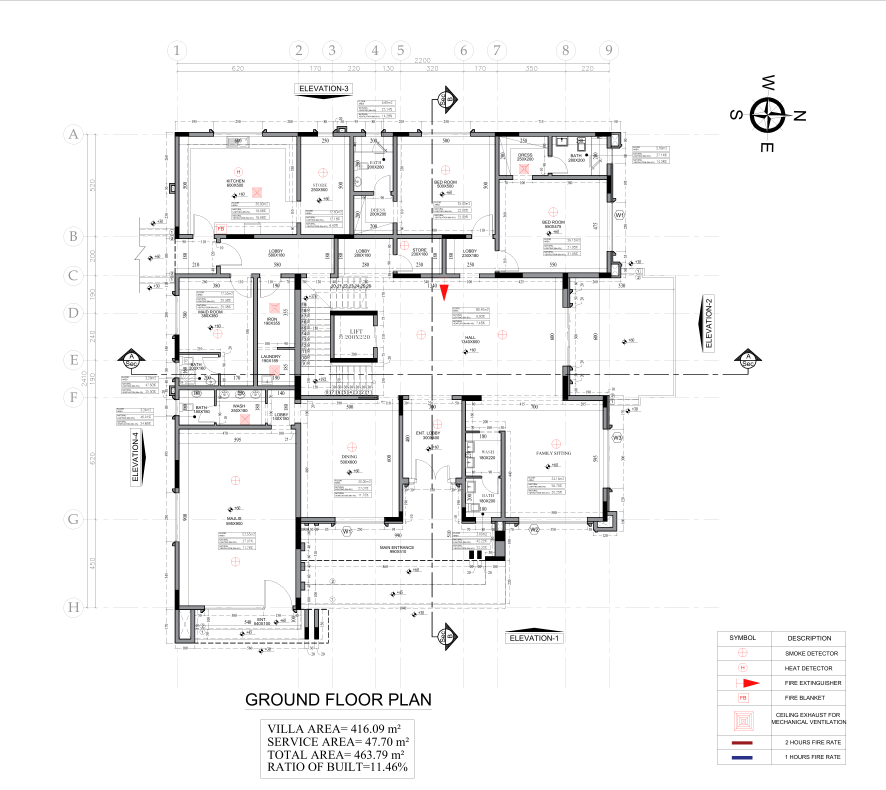
#> input picture resources/images/page_2.png, 5313 x 4735 px, found by its file name (shown at 1/6 size)
$ python advanced_room_detection.py
#> lines starting #> are read from the running program, lines starting #| are printed output that depends on the picture; after the words box and inside, x2 and y2 are one past the last pixel; in counts of white or black regions, pixels touching at a corner belong together
import cv2
import numpy as np
import pytesseract
import os

def detect_rooms_advanced(image_path, output_dir=None, min_area=5000):
    """
    Detects rooms in a floor plan by extracting horizontal and vertical lines, then combining them
    to form enclosed polygons. Each polygon is assumed to be a room, which is cropped, OCR'd,
    and optionally saved as a separate image.

    Args:
        image_path (str): Path to the floor plan image.
        output_dir (str, optional): Directory to save extracted room images. If None, rooms aren't saved.
        min_area (int): Minimum area for a contour to be considered a valid room.

    Returns:
        list of dict: Each dict contains:
            - "bounding_box": (x, y, w, h) bounding box of the room
            - "area": contour area
            - "ocr_text": text extracted from the room
            - "room_image": cropped BGR image of the room
            - "saved_path": file path where the room image was saved (None if not saved)
    """
#> called with image_path = 'resources/images/page_2.png', output_dir = 'resources/processed/rooms/advanced', min_area = 1000

    # 1) Load the original image
    original = cv2.imread(image_path)
#> original is the input picture: shape (4735, 5313, 3); mean B, G, R 244.6, 244.5, 244.7
    if original is None:
        raise FileNotFoundError(f"Could not load image at {image_path}")

    gray = cv2.cvtColor(original, cv2.COLOR_BGR2GRAY)

    # 2) Binarize (Otsu’s threshold)
    #    We'll invert so that walls are white (255) on a black background (0).
    _, thresh = cv2.threshold(gray, 0, 255, cv2.THRESH_BINARY_INV | cv2.THRESH_OTSU)
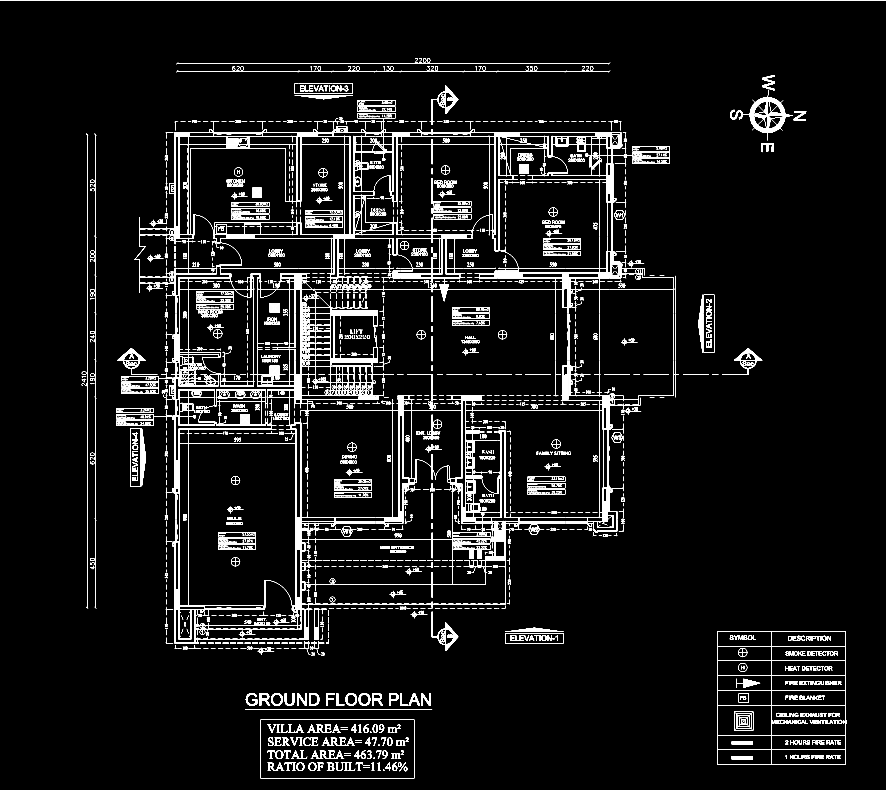
#> thresh: shape (4735, 5313) (shown at 1/6 size); 3.4% white; 3858 white regions (892 under 20 px), largest, box (x1, y1, x2, y2) and area: (698, 679, 4020, 3862) 424781, (4381, 538, 4758, 844) 21341, (4304, 3788, 5077, 4588) 9820
    # At this point, lines/walls should appear in white.

    # 3) Extract Horizontal Lines
    horizontal = thresh.copy()
    horizontal_size = max(10, horizontal.shape[1] // 100)  # Heuristic for kernel width
    horiz_kernel = cv2.getStructuringElement(cv2.MORPH_RECT, (horizontal_size, 1))
    horizontal = cv2.erode(horizontal, horiz_kernel, iterations=1)
#> horizontal: shape (4735, 5313); 0.75% white; 485 white regions (107 under 20 px), largest, box (x1, y1, x2, y2) and area: (1074, 792, 3701, 820) 19086, (2873, 1635, 3701, 1669) 9923, (1829, 1864, 2240, 1893) 6887
    horizontal = cv2.dilate(horizontal, horiz_kernel, iterations=1)
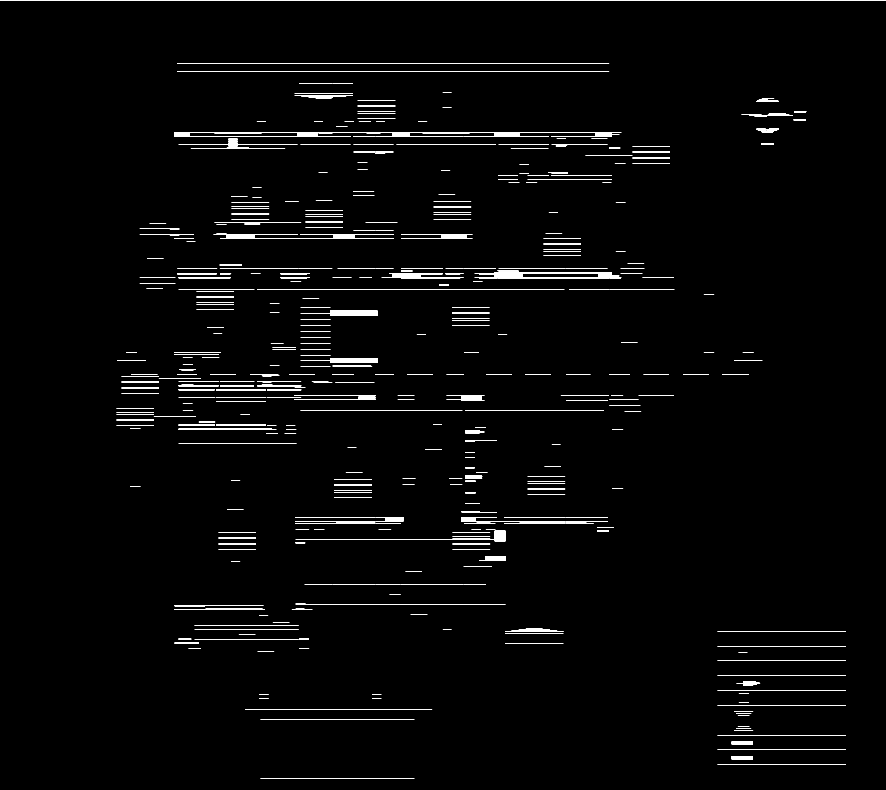
#> horizontal: shape (4735, 5313) (shown at 1/6 size); 1.1% white; 484 white regions, largest, box (x1, y1, x2, y2) and area: (1048, 792, 3727, 820) 26418, (2847, 1635, 3727, 1669) 13147, (1803, 1864, 2266, 1893) 8395

    # 4) Extract Vertical Lines
    vertical = thresh.copy()
    vertical_size = max(10, vertical.shape[0] // 100)  # Heuristic for kernel height
    vert_kernel = cv2.getStructuringElement(cv2.MORPH_RECT, (1, vertical_size))
    vertical = cv2.erode(vertical, vert_kernel, iterations=1)
#> vertical: shape (4735, 5313); 0.72% white; 436 white regions (118 under 20 px), largest, box (x1, y1, x2, y2) and area: (1048, 2409, 1077, 3838) 13734, (1773, 2532, 1807, 3757) 13217, (2392, 2394, 2419, 3119) 7797
    vertical = cv2.dilate(vertical, vert_kernel, iterations=1)
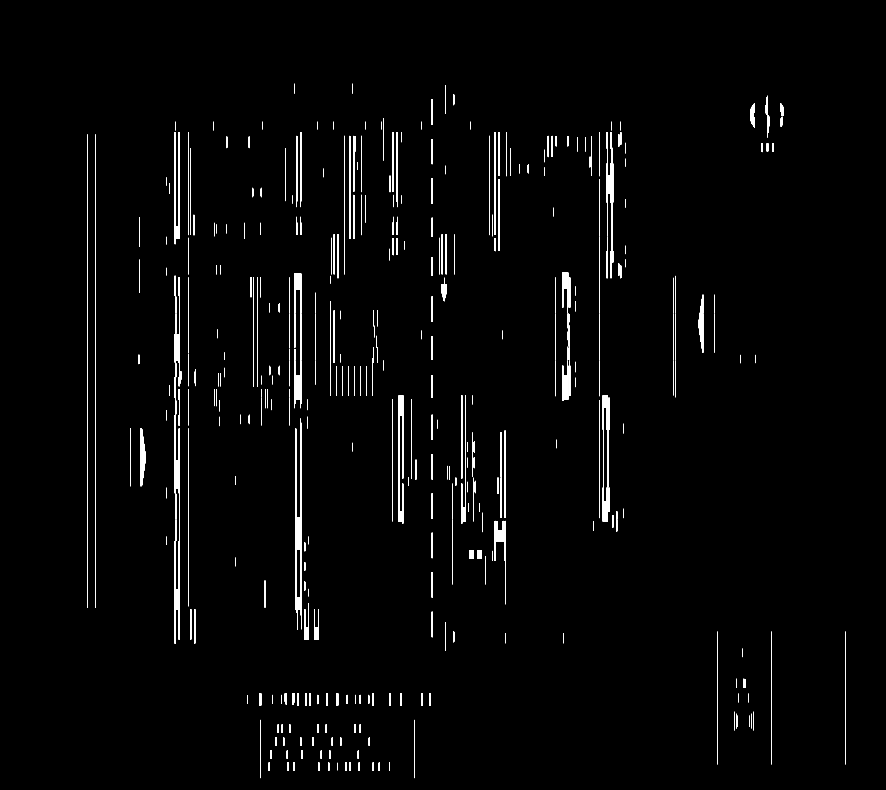
#> vertical: shape (4735, 5313) (shown at 1/6 size); 1.1% white; 432 white regions, largest, box (x1, y1, x2, y2) and area: (1048, 2386, 1077, 3861) 16448, (1773, 2509, 1807, 3780) 15977, (2392, 2371, 2419, 3142) 10051

    # 5) Combine horizontal & vertical lines
    combined_lines = cv2.bitwise_or(horizontal, vertical)
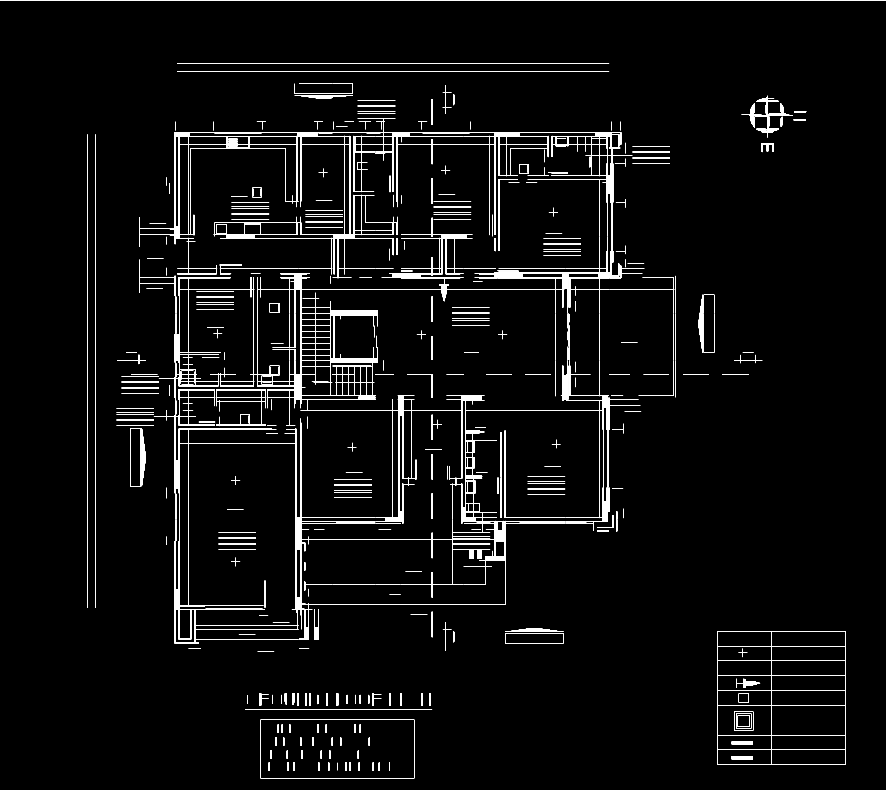
#> combined_lines: shape (4735, 5313) (shown at 1/6 size); 2.1% white; 428 white regions, largest, box (x1, y1, x2, y2) and area: (838, 708, 3867, 2461) 200516, (923, 2161, 3654, 3861) 124512, (1283, 1300, 1994, 1434) 10553

    # 6) Morphological Closing to fill small gaps at intersections
    close_kernel = cv2.getStructuringElement(cv2.MORPH_RECT, (3, 3))
    closed = cv2.morphologyEx(combined_lines, cv2.MORPH_CLOSE, close_kernel, iterations=2)
#> closed: shape (4735, 5313); 2.1% white; 326 white regions

    # 7) Find contours in the closed image
    contours, _ = cv2.findContours(closed, cv2.RETR_EXTERNAL, cv2.CHAIN_APPROX_SIMPLE)
#> contours = 182 contours, 109 with area under 20; largest, box (x1, y1, x2, y2) and area: (838, 708, 4047, 3861) 5335095, (4304, 3788, 5076, 4588) 616029, (1562, 4319, 2487, 4669) 322476, (780, 2568, 844, 2919) 22050, (3030, 3798, 3381, 3861) 21700

    # Create output directory if saving
    if output_dir:
        os.makedirs(output_dir, exist_ok=True)

    rooms = []
    room_index = 0

    for cnt in contours:
        area = cv2.contourArea(cnt)
        if area < min_area:
            # Skip small contours
            continue

        x, y, w, h = cv2.boundingRect(cnt)
        room_crop = original[y:y+h, x:x+w]  # Crop from the original BGR image

        # OCR on the cropped region (convert to grayscale or threshold if needed)
        ocr_gray = cv2.cvtColor(room_crop, cv2.COLOR_BGR2GRAY)
        ocr_text = pytesseract.image_to_string(ocr_gray)

        # Save each room image if output_dir is provided
        saved_path = None
        if output_dir:
            room_filename = f"room_{room_index+1}.png"
            saved_path = os.path.join(output_dir, room_filename)
            cv2.imwrite(saved_path, room_crop)

        rooms.append({
            "bounding_box": (x, y, w, h),
            "area": area,
            "ocr_text": ocr_text.strip(),
            "room_image": room_crop,
            "saved_path": saved_path
        })
        room_index += 1
#> this loop made 1 pass
#> (cnt, area, x, y, w, h) on pass 1: ([[1562, 4319], [1562, 4668], [2486, 4668], [2486, 4319]], 322476, 1562, 4319, 925, 350)
#> pass 1, in detect_rooms_advanced, `room_crop = original[y:y+h, x:x+w]`:
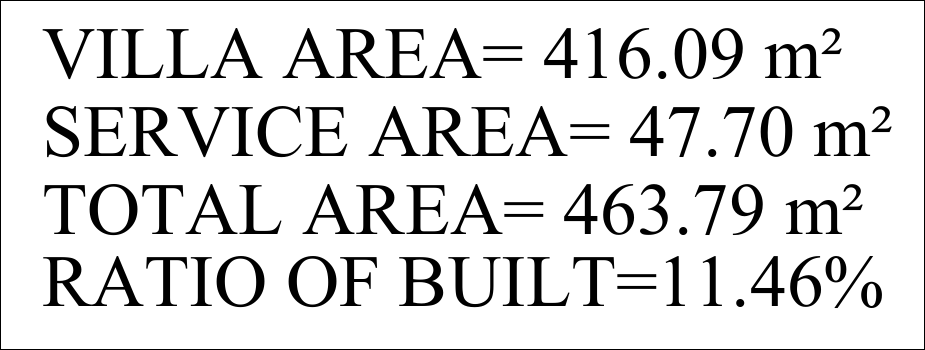
#> room_crop: shape (350, 925, 3); min 0, max 255, mean 223.1
#> after the loop, room_index = 0; rooms = []

    return rooms

if __name__ == "__main__":
    # Example usage
    test_image_path = "resources/images/page_2.png"  # Adjust path as needed
    output_rooms_dir = "resources/processed/rooms/advanced"

#> (the run stopped early here; a loop or call above may not have finished)

$ run again, with resources/images/page_1.png copied over resources/images/page_2.png
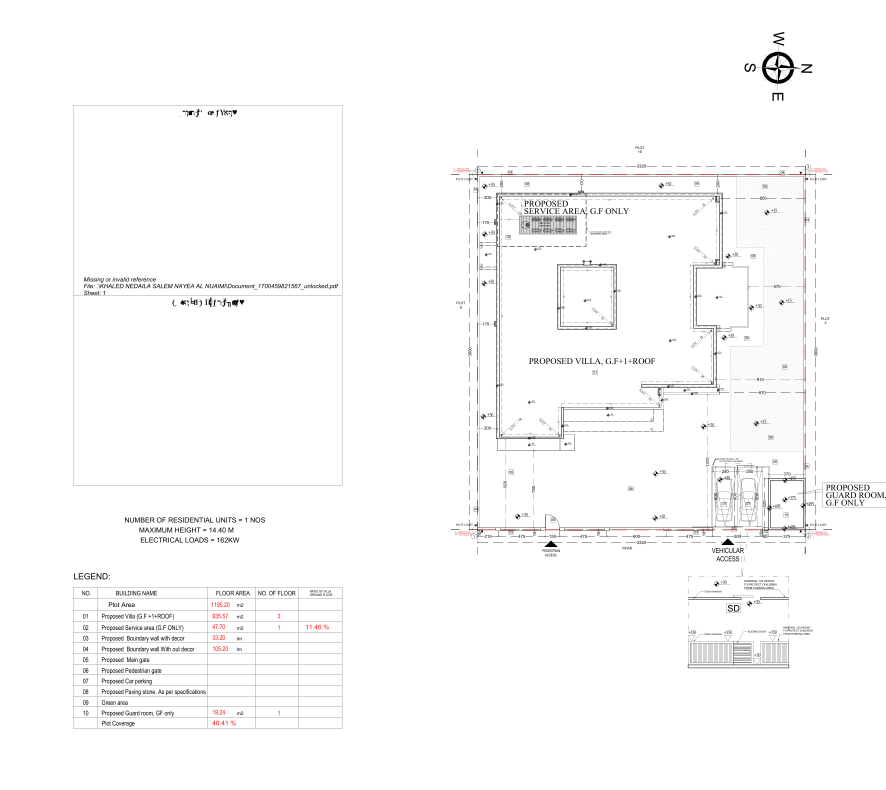
#> input picture resources/images/page_1.png, 5313 x 4735 px, found by its file name (shown at 1/6 size)
#> in detect_rooms_advanced, original is the input picture: shape (4735, 5313, 3); mean B, G, R 250.6, 250.6, 250.8
#> in detect_rooms_advanced, `_, thresh = cv2.threshold(gray, 0, 255, cv2.THRESH_BINARY_INV | cv2.TH..`:
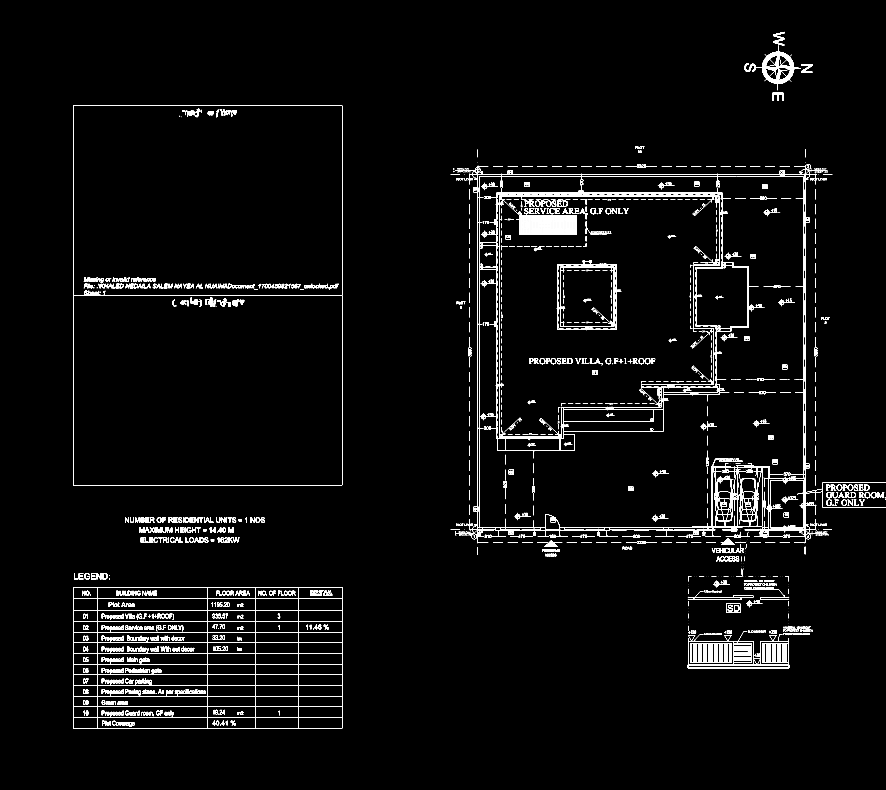
#> thresh: shape (4735, 5313) (shown at 1/6 size); 1.7% white; 2558 white regions (897 under 20 px), largest, box (x1, y1, x2, y2) and area: (2730, 984, 5313, 3259) 119562, (438, 3522, 2053, 4371) 27620, (4467, 271, 4804, 542) 17404
#> combined_lines: shape (4735, 5313); 0.77% white; 187 white regions, largest, box (x1, y1, x2, y2) and area: (2814, 997, 4899, 3258) 85797, (438, 3522, 2053, 4371) 27620, (4127, 3828, 4735, 4009) 10988
#> closed: shape (4735, 5313); 0.85% white; 166 white regions
#> contours = 148 contours, 40 with area under 20; largest, box (x1, y1, x2, y2) and area: (438, 633, 2053, 2911) 3675078, (2814, 997, 4899, 3258) 2220831, (438, 3522, 2053, 4371) 1368672, (4127, 3828, 4735, 4009) 91630, (4527, 311, 4798, 502) 6625
#> the loop in detect_rooms_advanced, `for cnt in contours:` made 1 pass
#> (area, x, y, w, h) on pass 1: (91630, 4127, 3828, 608, 181)
#> pass 1, in detect_rooms_advanced, `room_crop = original[y:y+h, x:x+w]`:
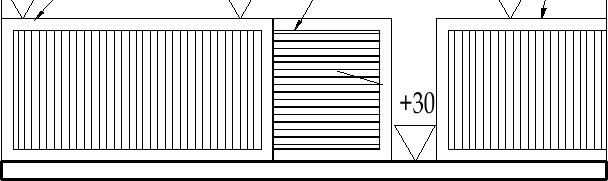
#> room_crop: shape (181, 608, 3); min 0, max 255, mean 217.3
#> after the loop in detect_rooms_advanced, `for cnt in contours:`: room_index = 0; rooms = []
